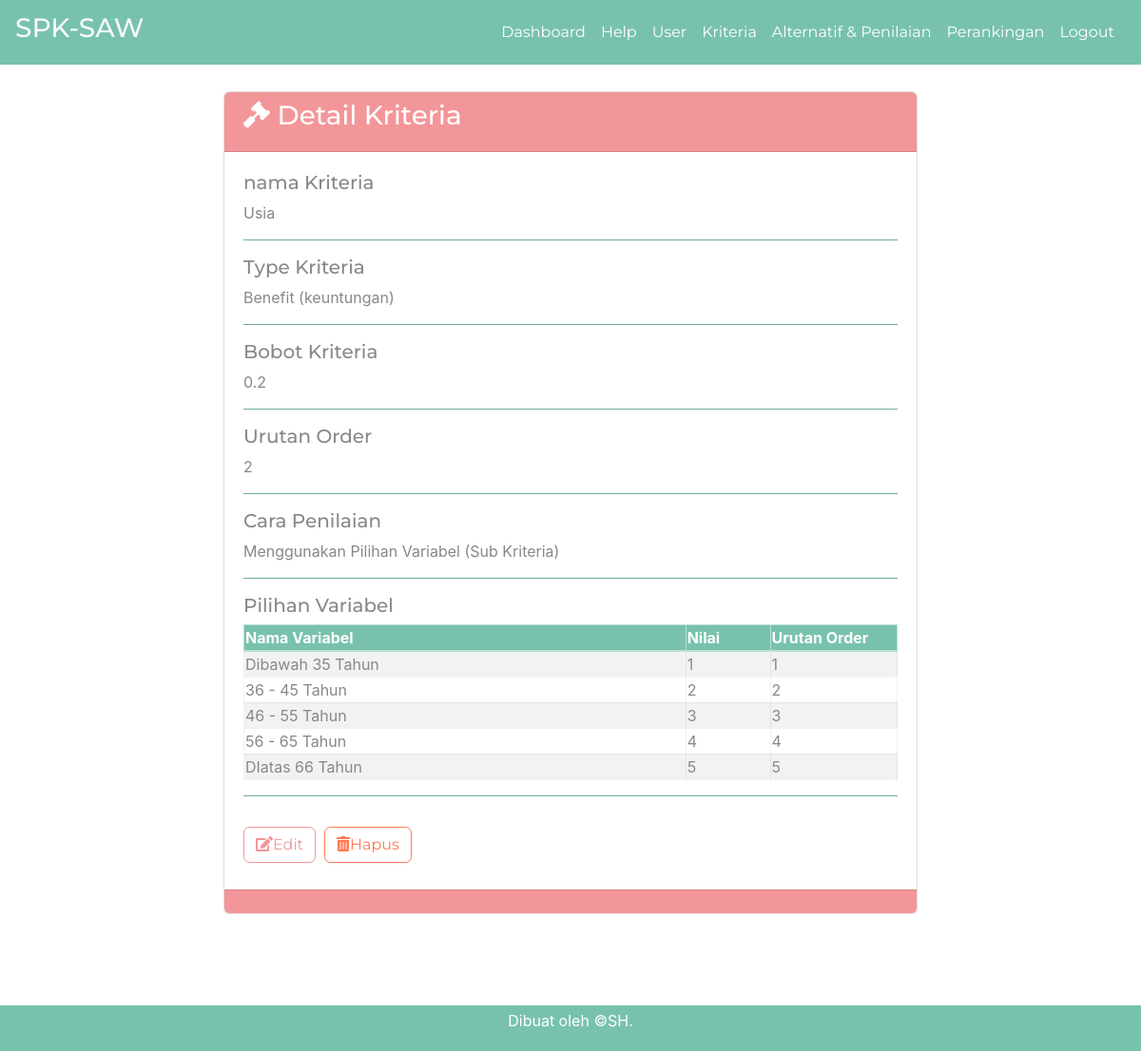
/single-kriteria.php?id=46 (signed in), run on the app's committed database.
### tables this page shows
CREATE TABLE `kriteria` (
  `id_kriteria` int(10) NOT NULL,
  `nama` varchar(30) NOT NULL,
  `type` enum('benefit','cost') NOT NULL,
  `bobot` float NOT NULL,
  `ada_pilihan` tinyint(1) DEFAULT NULL,
  `urutan_order` int(2) NOT NULL
);

CREATE TABLE `pilihan_kriteria` (
  `id_pil_kriteria` int(10) NOT NULL,
  `id_kriteria` int(10) NOT NULL,
  `nama` varchar(30) NOT NULL,
  `nilai` float NOT NULL,
  `urutan_order` int(2) NOT NULL
);

### single-kriteria.php (the view, shortened to what this page needs)
<?php require_once('includes/init.php'); ?>
<?php
$ada_error = false;
$result = '';
$id_kriteria = (isset($_GET['id'])) ? trim($_GET['id']) : '';
if(!$id_kriteria) {
	$ada_error = 'Maaf, data tidak dapat diproses.';
} else {
	$query = $pdo->prepare('SELECT * FROM kriteria WHERE kriteria.id_kriteria = :id_kriteria');
	$query->execute(array('id_kriteria' => $id_kriteria));
	$result = $query->fetch();
}
?>
<?php
$judul_page = 'Detail Kriteria';
require_once('head.php');
require_once('navbar.php');
?>
<div class="container pt-5 pb-5">
	<div class="row ">
		<div class="col col-md-8 mx-auto">
			<div class="card mb-5">
				<div class="card-header pt-2 bg-secondary text-white">
                    <h3><i class="fas fa-gavel "></i> <?php echo $judul_page; ?></h3>
                    </div>
                    <?php if($ada_error): ?>
                        <?php echo '<p>'.$ada_error.'</p>'; ?>
                    <?php elseif(!empty($result)): ?>
                <div class="card-body">
                    <h5>nama Kriteria</h5>
                    <p><?php echo $result['nama']; ?></p>
                    <hr class="bg-primary">
                    <h5>Type Kriteria</h5>
                    <p><?php
                    if($result['type'] == 'benefit') {
                        echo 'Benefit (keuntungan)';
                    } elseif($result['type'] == 'cost') {
                        echo 'Cost (kerugian)';
                    }
                    ?></p>
                    <hr class="bg-primary">
                    <h5>Bobot Kriteria</h5>
                    <p><?php echo $result['bobot']; ?></p>
                    <hr class="bg-primary">
                    <h5>Urutan Order</h5>
                    <p><?php echo $result['urutan_order']; ?></p>
                    <hr class="bg-primary">
                    <h5>Cara Penilaian</h5>
                    <p><?php
                    if($result['ada_pilihan'] == 1) {
                        echo 'Menggunakan Pilihan Variabel (Sub Kriteria)';
                    } else {
                        echo 'Inputan Langsung';
                    }
                    ?></p>
                    <?php if($result['ada_pilihan'] == 1): ?>
                        <hr class="bg-primary">
                        <div class=" table-responsive">
                        <h5>Pilihan Variabel</h5>
                            <table id="pilihan-var" class="table-bordered table-striped">
                                <thead class="table-primary">
                                    <tr >
                                        <th style="width: 550px;"scope="col">Nama Variabel</th>
                                        <th style="width: 100px;"scope="col">Nilai</th>
                                        <th style="width:150px;"scope="col">Urutan Order </th>
                                    </tr>
                                </thead>
                                <tbody>
                                    <?php
                                    $query = $pdo->prepare('SELECT * FROM pilihan_kriteria WHERE id_kriteria = :id_kriteria ORDER BY urutan_order ASC');
                                    $query->execute(array(
                                        'id_kriteria' => $result['id_kriteria']
                                    ));
                                    $query->setFetchMode(PDO::FETCH_ASSOC);
                                    if($query->rowCount() > 0): while($hasile = $query->fetch()):
                                    ?>
                                        <tr scope="col">
                                            <td><?php echo $hasile['nama']; ?></td>
                                            <td><?php echo $hasile['nilai']; ?></td>
                                            <td><?php echo $hasile['urutan_order']; ?></td>
                                        </tr>
                                    <?php endwhile; endif;?>
                                </tbody>
                            </table>
                    <?php endif; ?>
                    </div>
                    <hr class="bg-primary">
                    <div class="pt-3 pb-2">
                     <a class="btn btn-outline-secondary" href="edit-kriteria.php?id=<?php echo $id_kriteria; ?>" role="button"><span class="text-danger"></span><i class="fas fa-edit"></i>Edit</a>&nbsp;
                    <a class="btn btn-outline-danger" href="hapus-kriteria.php?id=<?php echo $id_kriteria; ?>" role="button"><span class="fas fa-trash-alt"></span>Hapus</a>
                    </div>
                </div>
                <?php endif; ?>
			<div class="card-footer bg-secondary"></div>
		    </div>
        </div>
	</div>
</div>
<?php
require_once('foot.php');

### data on the page
kriteria: nama "Usia", bobot "0.2", urutan_order "2"
pilihan_kriteria: nama "Dibawah 35 Tahun", nilai "1", urutan_order "1"
pilihan_kriteria: nama "36 - 45 Tahun", nilai "2", urutan_order "2"
pilihan_kriteria: nama "46 - 55 Tahun", nilai "3", urutan_order "3"
pilihan_kriteria: nama "56 - 65 Tahun", nilai "4", urutan_order "4"
pilihan_kriteria: nama "DIatas 66 Tahun", nilai "5", urutan_order "5"

### other printed values
$judul_page "Detail Kriteria"
